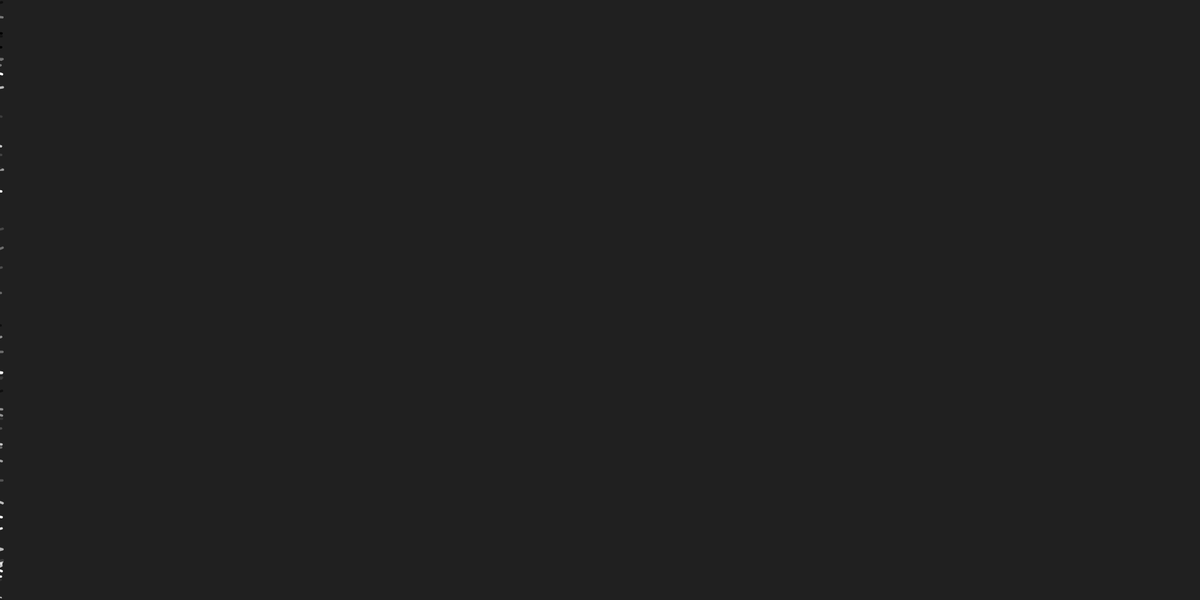
Frame 1 (no input)
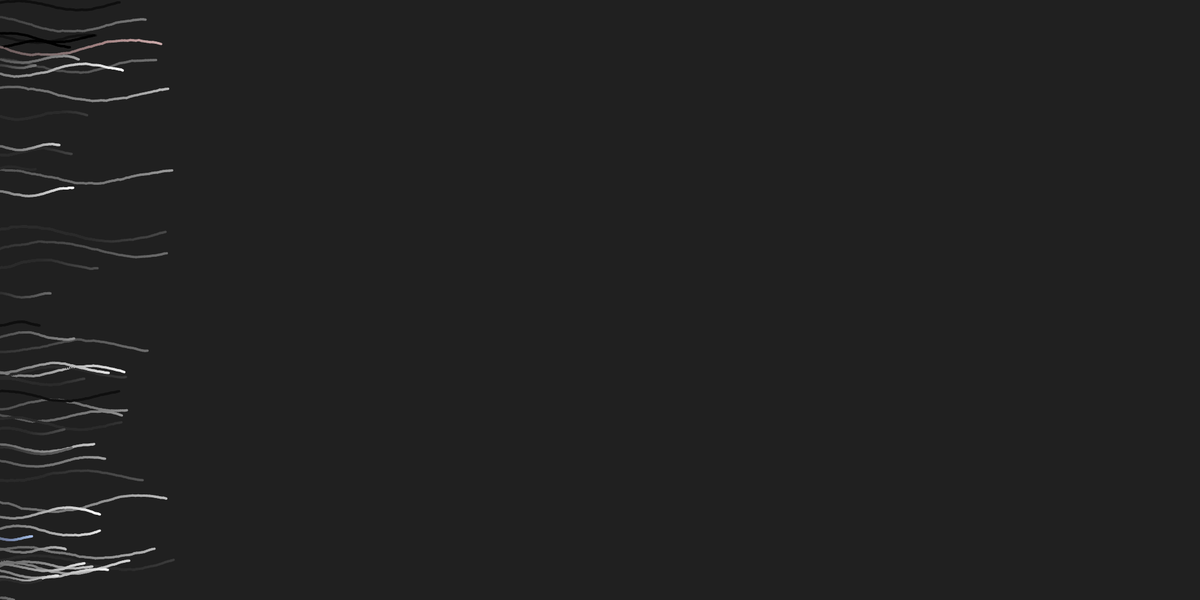
Frame 60 (no input)
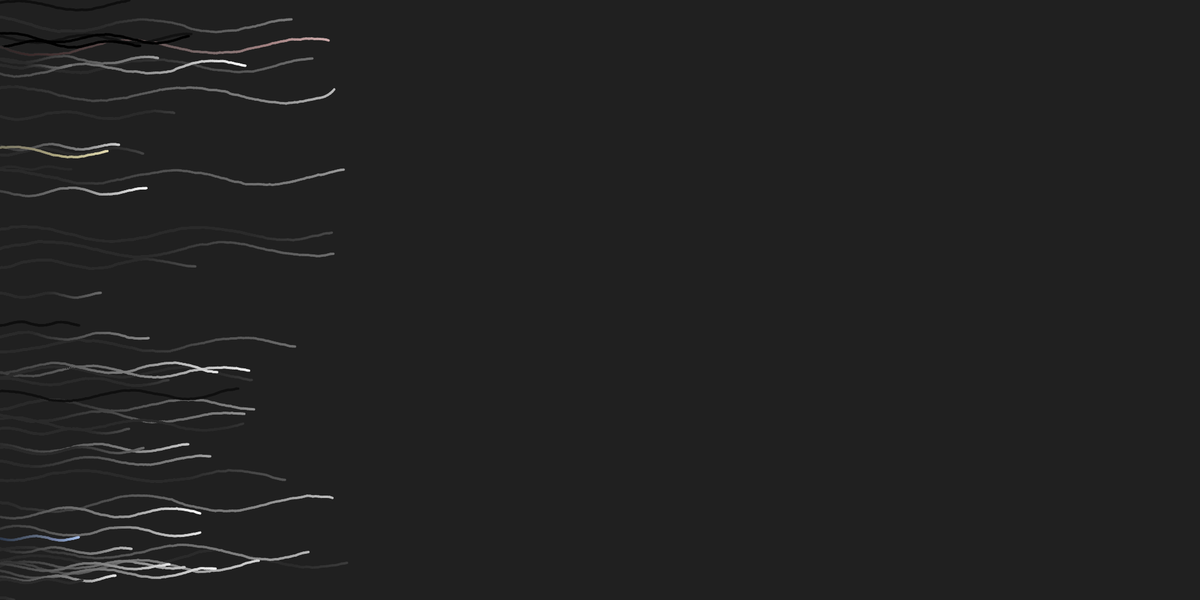
Frame 120 (the mouse pressed at the canvas centre since frame 60)

The p5.js sketch that drew these frames (run headless with seeded random() and noise() and a simulated clock; from frame 60 on, the mouse is pressed at the canvas centre):

// p5.js sketch
// ── sketch.js
let loopers;

function setup() {
  createCanvas(2000, 1000);

  loopers = [];
  for (let i = 0; i < 50; i++) {
    loopers.push(new Looper(0, random(height)));
  }

  background(32);
  strokeWeight(4);
}

function draw() {
  background(32, 3);
  for (const looper of loopers) {
    looper.step();
    looper.draw();
  }
}

class Looper {
  constructor(x, y) {
    this.x = x;
    this.y = y;
    this.heading = 0;
    this.speed = random(1, 5);
    this.sinOffset = random(100);
    this.loopingSpeed = random(0.025, 0.1) * (random(1) < 0.5 ? 1 : -1);
    this.c = random(255);
    this.looping = false;
    this.maybeDoneLooping = false;
  }

  step() {
    if (this.looping) {
      this.heading +=
        this.loopingSpeed + sin(this.sinOffset + frameCount * 0.1) * 0.05;
      this.constrainHeading();

      if (!this.maybeDoneLooping) {
        if (abs(this.heading - PI) < 0.1) {
          this.maybeDoneLooping = true;
        }
      }

      if (
        this.maybeDoneLooping &&
        (this.heading < TAU * 0.05 || this.heading > TAU * 0.95)
      ) {
        this.looping = false;
        this.maybeDoneLooping = false;
        this.loopingSpeed = random(0.025, 0.1) * (random(1) < 0.5 ? 1 : -1);
      }
    } else {
      // not looping
      this.heading =
        randomGaussian() * 0.1 + sin(this.sinOffset + frameCount * 0.1) * 0.25;
      this.constrainHeading();

      if (this.x > width * 0.25 && random(1) < 0.01) {
        this.looping = true;
      }
    }

    this.prevX = this.x;
    this.prevY = this.y;
    this.x += cos(this.heading) * this.speed;
    this.y += sin(this.heading) * this.speed;

    if (this.x < 0 || this.x > width || this.y < 0 || this.y > height) {
      this.x = 0;
      this.y = random(height);
      this.prevX = this.x;
      this.prevY = this.y;
      this.heading = 0;
      this.c = color(random(255), random(255), random(255));
    }
  }

  constrainHeading() {
    if (this.heading < 0) {
      this.heading += TAU;
    }
    this.heading = this.heading % TAU;
  }

  draw() {
    stroke(this.c);
    line(this.prevX, this.prevY, this.x, this.y);
  }
}
